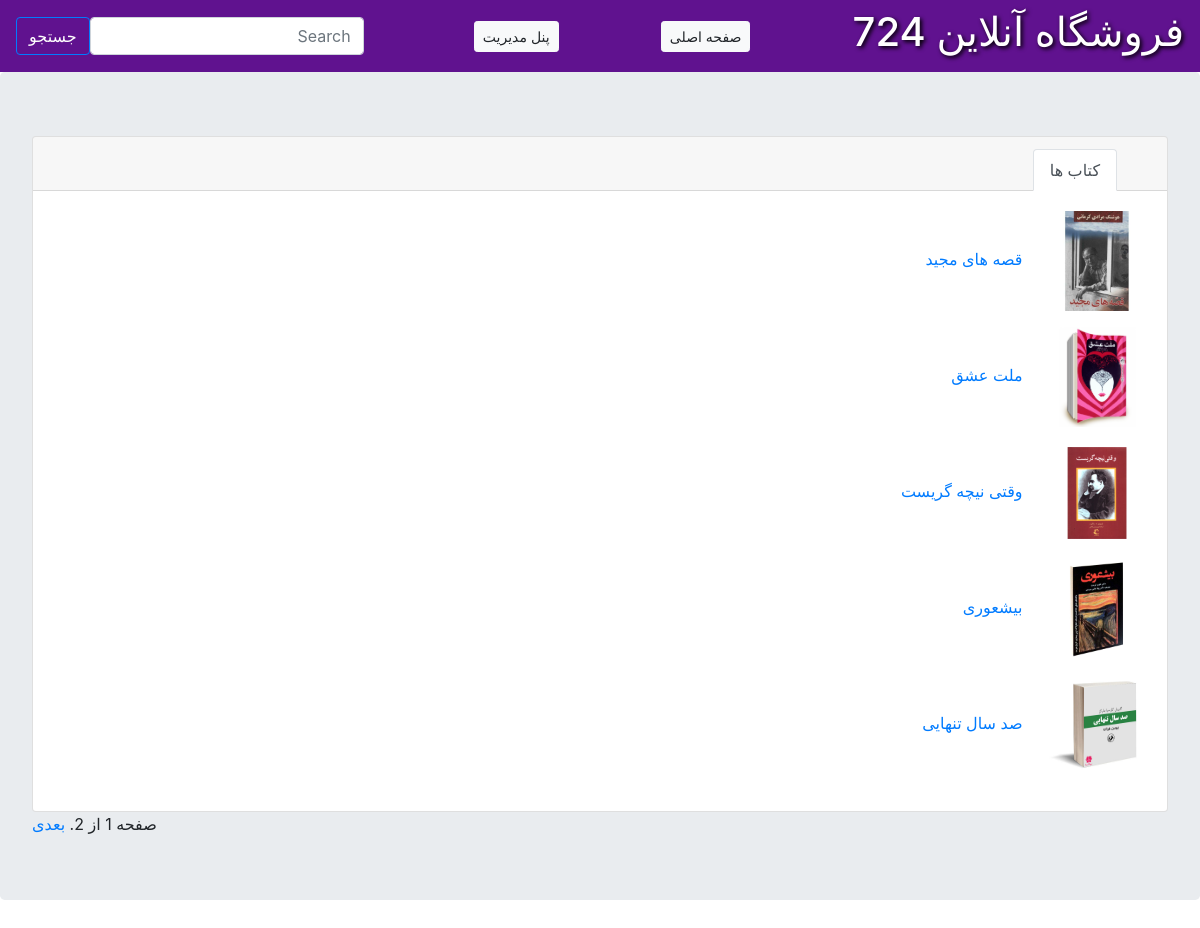
The page / on the database its author committed.
### Book/models.py (models this page shows, shortened)
class Books(models.Model):
    name = models.CharField(max_length=100)
    auther = models.CharField(max_length=100)
    title = models.CharField(max_length=100)
    publish_date = models.DateTimeField(default=timezone.now)
    summary =models.TextField(max_length=500,blank=True)
    price = models.IntegerField(blank=True , default=0)
    photo = models.FileField(upload_to='Book/%Y/%m/%d/', blank = True)
    def get_absolute_url(self):
    		return reverse('Book:book_detail', args=[self.id, self.name])

### Book/views.py (the view)
# urls.py: path('', views.all_Books, name='all_Books'),
def all_Books(request):
    all_books=Books.objects.all()
    paginator = Paginator(all_books, 5)
    page_number = request.GET.get('page')
    page_obj = paginator.get_page(page_number)
    return render(request, 'Book/all_books.html', {'all_books':all_books,'page_obj': page_obj})

### Book/templates/Book/all_books.html (shortened to what this page needs)
{% extends 'base.html' %}
{% block content %}
 <div>
<div class="card text-center">
  <div class="card-header">
    <ul class="nav nav-tabs card-header-tabs"class="card-body" dir="rtl">
      <li class="nav-item"class="card-body" dir="rtl">
        <a class="nav-link active"hret="#" Fstyle="color:red ;"class="card-body" dir="rtl" href="#"> کتاب ها</a>
      </li>
    </ul>
  </div>
  <div class="card-body"class="card-body" dir="rtl" align="right">
        {% for book in page_obj %}
            <img src = "{{book.photo.url}}"  width="100px" height="100px" dir="ltr" align="center">
            <a href="{{ book.get_absolute_url }}" class="card-body" dir="rtl" align="right">{{ book.name }}</a>
        {% endfor %}
    </div>
    </div>
    <div class="pagination">
    <span class="step-links">
        <span class="current">
            صفحه {{ page_obj.number }} از {{ page_obj.paginator.num_pages }}.
        </span>
        {% if page_obj.has_next %}
            <a href="?page={{ page_obj.next_page_number }}">بعدی</a>
        {% endif %}
    </span>
    </div>
{% endblock %}

### templates/base.html (shortened to what this page needs)
<!DOCTYPE html>
<html dir="ltr" lang="fa">
<head>
<link rel="stylesheet" href="https://stackpath.bootstrapcdn.com/bootstrap/4.4.1/css/bootstrap.min.css">
</head>
<body>
<nav class="navbar navbar-light" style="background-color: #60128F;"dir="rtl" align="right">
</head>
<body>
<h1>فروشگاه آنلاین 724</h1>
        <a class="btn btn-light btn-sm" href="{% url 'Book:all_Books' %}" role="button">صفحه اصلی</a>
          <a class="btn btn-light btn-sm" href="http://127.0.0.1:8000/admin/login/?next=/admin/" role="button">پنل مدیریت</a>
  <form class="form-inline">
    <input class="form-control mr-sm-2" type="search" placeholder="Search" aria-label="Search">
    <button class="btn btn-primary"style="background-color: #60128F; type="submit">جستجو</button>
  </form>
</nav>
    <div class="jumbotron">
        {% block content %} {% endblock %}
    </div>
</body>
</html>

### templates/base.html (style rules this page uses)
h1 { color: white; text-shadow: 2px 2px 4px #000000; }

### rows shown on the page
Books: photo (picture), name "قصه های مجید"
Books: photo (picture), name "ملت عشق"
Books: photo (picture), name "وقتی نیچه گریست"
Books: photo (picture), name "بیشعوری"
Books: photo (picture), name "صد سال تنهایی"

### other values the page prints
{{ page_obj.paginator.num_pages }} "2"
